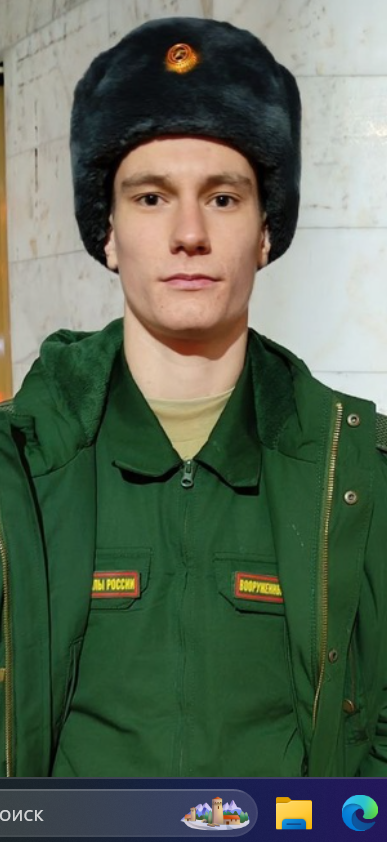
#> input picture Maxim_Sh/assets/genius.png, 387 x 842 px
$ python task4.py
#> lines starting #> are read from the running program, lines starting #| are printed output that depends on the picture
import cv2 as cv
import numpy as np


def task1(src):
#> called with src = '../assets/genius.png'
    img = cv.imread(src)
#> img is the input picture: shape (842, 387, 3); mean B, G, R 85.4, 103.2, 89.9
    gray = cv.cvtColor(img, cv.COLOR_BGR2GRAY)
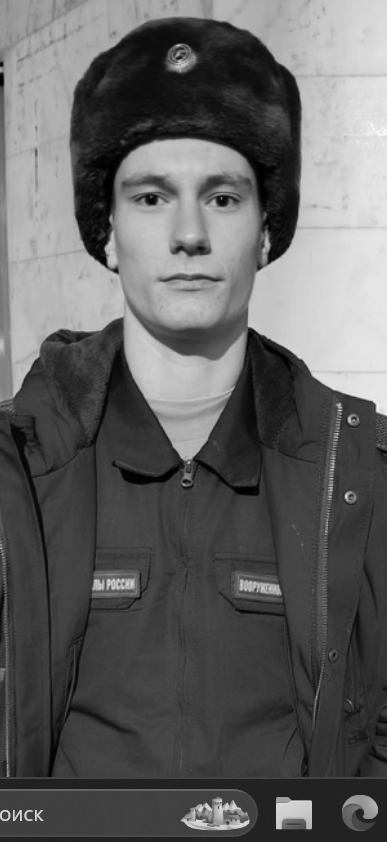
#> gray: shape (842, 387); min 0, max 251, mean 97.2
    cv.namedWindow("gray", cv.WINDOW_NORMAL)
    cv.imshow("gray", gray)
    blur = cv.GaussianBlur(gray, (5,5), 1.5,sigmaY=1.5)
    cv.namedWindow("blur", cv.WINDOW_NORMAL)
    cv.imshow("blur", blur)
    edges = keni(blur)
    cv.namedWindow("edges", cv.WINDOW_NORMAL)
    cv.imshow("edges", edges)


def keni(img):
    Gx = np.array([[-1, 0, 1],
                   [-2, 0, 2],
                   [-1, 0, 1]])
    Gy = np.array([[-1, -2, -1],
                   [0, 0, 0],
                   [1, 2, 1]])

    height, width = img.shape
#> height = 842; width = 387
    pad = 1

    gradient_magnitude = np.zeros_like(img, dtype=np.float32)
    gradient_angle = np.zeros_like(img, dtype=np.float32)

    for i in range(pad, height - pad):
        for j in range(pad, width - pad):
            region = img[i - pad:i + pad + 1, j - pad:j + pad + 1].astype(np.float32)

            grad_x = np.sum(region * Gx)
            grad_y = np.sum(region * Gy)

            gradient_magnitude[i, j] = np.sqrt(grad_x ** 2 + grad_y ** 2)

            if grad_x == 0:
                grad_x = 1e-5
            tan = grad_y / grad_x
            if ((grad_x>0 and grad_y<0 and tan <-2.414) or (grad_x<0 and grad_y<0 and tan > 2.414)):
                gradient_angle[i,j] = 0
            elif (grad_x>0 and grad_y<0 and tan < -0.414):
                gradient_angle[i,j] = 1
            elif ((grad_x>0 and grad_y<0 and tan>-0.414) or (grad_x>0 and grad_y>0 and tan<0.414)):
                gradient_angle[i,j] = 2
            elif (grad_x>0 and grad_y>0 and tan<2.414):
                gradient_angle[i,j] = 3
            elif ((grad_x>0 and grad_y>0 and tan>2.414) or (grad_x<0 and grad_y>0 and tan < -2.414)):
                gradient_angle[i,j] = 4
            elif (grad_x<0 and grad_y>0 and tan<-0.414):
                gradient_angle[i,j] = 5
            elif ((grad_x<0 and grad_y>0 and tan>-0.414) or (grad_x<0 and grad_y<0 and tan < 0.414)):
                gradient_angle[i,j] = 6
            elif (grad_x<0 and grad_y < 0 and tan < 2.414):
                gradient_angle[i,j] = 7
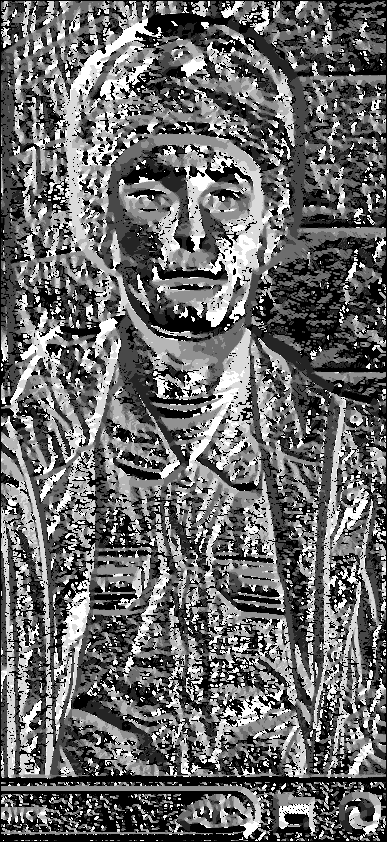
#> gradient_angle: shape (842, 387) float32; min 0, max 7, mean 2.9; drawn with min black and max white
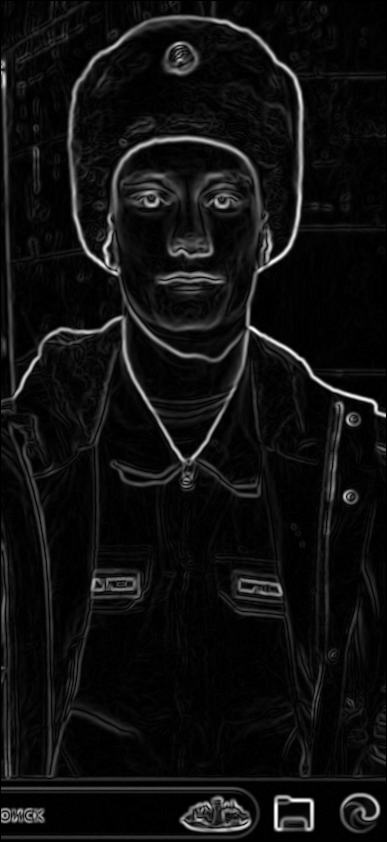
#> gradient_magnitude: shape (842, 387) float32; min 0, max 374, mean 23.9; drawn with min black and max white

    #Подавление немаксимумов
    suppressed = np.zeros_like(gradient_magnitude)
    for i in range(1, height - 1):
        for j in range(1, width - 1):
            direction = gradient_angle[i, j]
            current_magnitude = gradient_magnitude[i, j]
            neighbors = [0,0]

            if direction == 2 or direction == 6:
                neighbors = [gradient_magnitude[i, j - 1], gradient_magnitude[i, j + 1]]
            elif direction == 1 or direction == 5:
                neighbors = [gradient_magnitude[i - 1, j + 1], gradient_magnitude[i + 1, j - 1]]
            elif direction == 0 or direction == 4:
                neighbors = [gradient_magnitude[i - 1, j], gradient_magnitude[i + 1, j]]
            elif direction == 7 or direction == 3:
                neighbors = [gradient_magnitude[i - 1, j - 1], gradient_magnitude[i + 1, j + 1]]

            if current_magnitude >= max(neighbors):
                suppressed[i, j] = current_magnitude
            else:
                suppressed[i, j] = 0
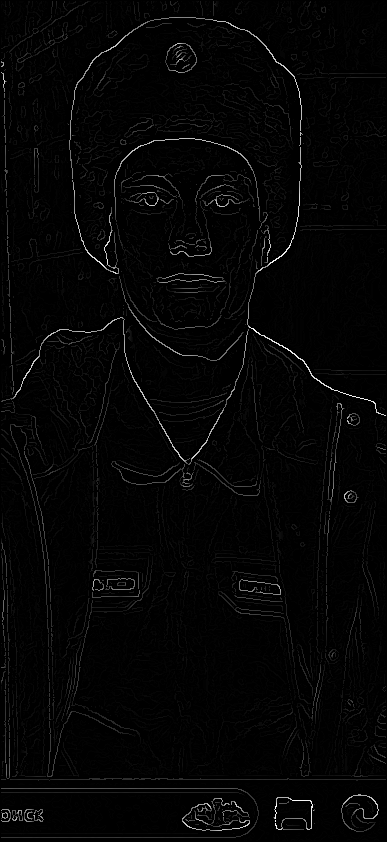
#> suppressed: shape (842, 387) float32; min 0, max 374, mean 7.4; drawn with min black and max white
    #Двойная фильтрация
    max_grad = np.max(suppressed)
#> max_grad = 374
    high_level = max_grad // 10
#> high_level = 37
    low_level = max_grad // 25
#> low_level = 14

    strong = (suppressed >= high_level)
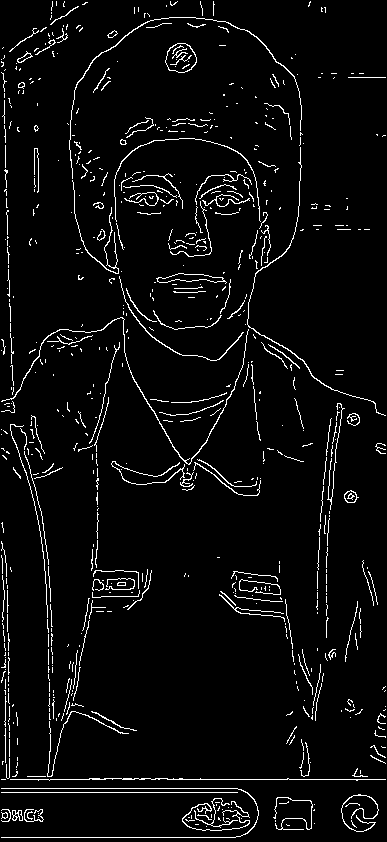
#> strong: shape (842, 387) bool; 4.5% white in thin lines or dots
    weak = (suppressed >= low_level) & (suppressed < high_level)
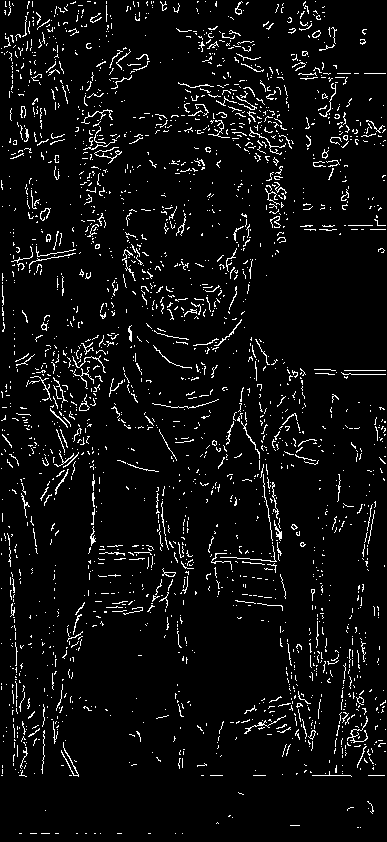
#> weak: shape (842, 387) bool; 5.4% white in thin lines or dots

    final = np.zeros_like(suppressed)
    final[strong] = 255

    for i in range(1, height - 1):
        for j in range(1, width - 1):
            if weak[i, j]:
                if (strong[i - 1:i + 2, j - 1:j + 2].any()):
                    final[i, j] = 255
                else:
                    final[i, j] = 0
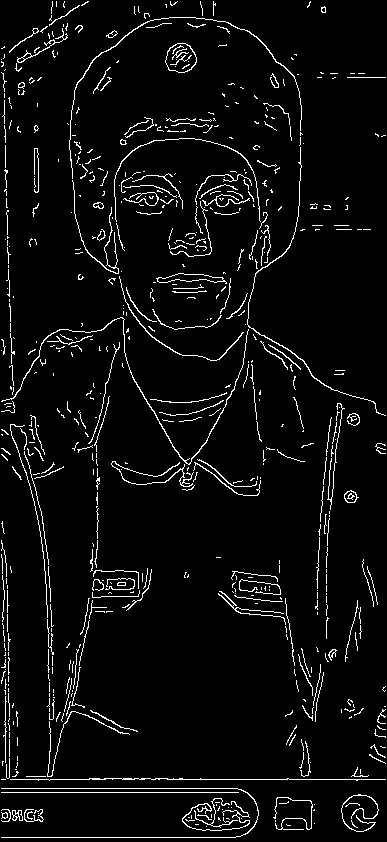
#> final: shape (842, 387) float32; 4.8% white in thin lines or dots

    final_edges = cv.normalize(final, None, 0, 255, cv.NORM_MINMAX, cv.CV_8U)

    return final_edges

if __name__ == "__main__":
    task1("../assets/genius.png")
#> in task1, `edges = keni(blur)`: edges: shape (842, 387); 4.8% white in thin lines or dots
    cv.waitKey(0)
    cv.destroyAllWindows()
